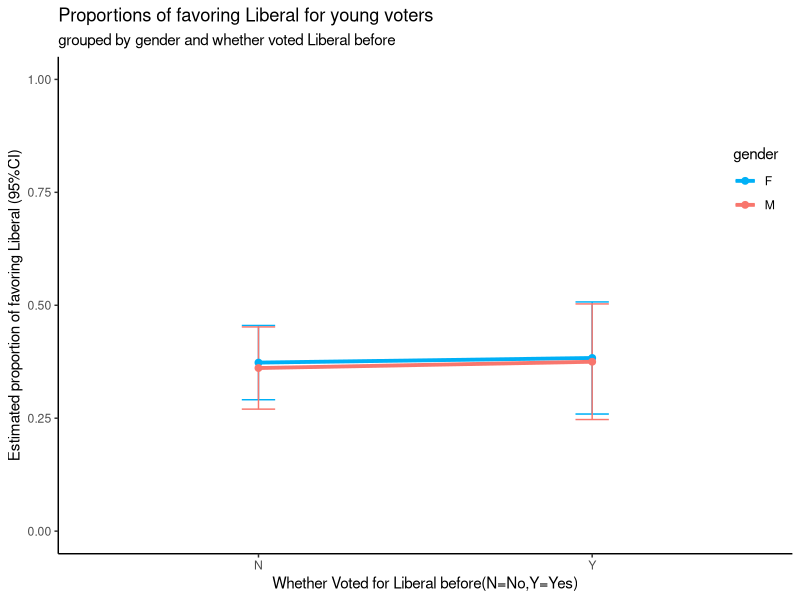
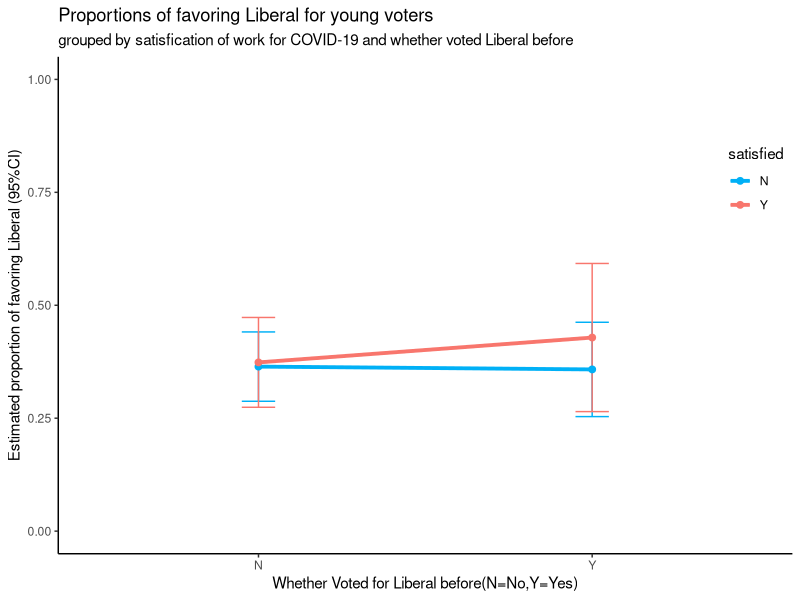

Write the R code that produced these figures, in order.
## ---- chunk 1
knitr::opts_chunk$set(echo = FALSE, warning = FALSE, message = FALSE)
## ---- chunk 2
#simulation codes
set.seed(184)
#population size
N <-  500000
#simulate for population features
gender <- sample(c("F","M","NULL"), N, replace = TRUE, prob = c(0.5,0.45,0.05))
age <- round(rnorm(N, mean = 20, sd = 8))
satisfy <- sample(1:5, N, replace = TRUE, prob = c(0.15,0.25,0.3,0.25,0.15))
voted <- sample(c("Y","N","NULL"), N, replace = TRUE, prob = c(0.3,0.65,0.05))
#the choice of party, the same order as the question in the survey
choice <- sample(c("L","C","N","G","P","B","O"), N, replace = TRUE,
                  prob = c(0.35,0.28,0.18,0.08,0.06,0.04,0.01))
likely <- sample(1:5, N, replace = TRUE, prob = c(0.15,0.25,0.3,0.25,0.15))
#population simulated data
pop <- data.frame(gender,age,satisfy,voted,choice,likely)

#SRSWOR
id <- 1:N
n <- 1000 #sample size
#SRSWOR sampling
ids <- sample(1:N,n,replace = FALSE)
#the simulated survey SRSWOR sample
samp <- pop[ids, ]
## ---- chunk 3
#the cleaning of data
library(dplyr)
#extract samples of young voters 18-25 and has gender, voted answers
#also convert satisfication score to a binary outcome No or Yes, No = <= 3, Yes = >=4
data <- samp %>% mutate(satisfied = ifelse(satisfy < 4, "N", "Y")) %>%
         filter(18 <= age & age <= 25 & gender != "NULL" & voted != "NULL") 
## ---- chunk 4
#graphs
library(ggplot2)
#compute estimated proportions of favoring Liberal with sd grouped by gender and voted
dt <- data %>% group_by(gender, voted) %>% summarise(m = mean(choice == "L",na.rm=TRUE),
                                                      s = sd(choice =="L",na.rm=TRUE)/sqrt(n()))
#plot it using error bar plot
p = ggplot(dt, aes(x=voted, y=m, colour=gender,group=gender)) + 
  geom_errorbar(aes(ymin=m-1.96*s, ymax=m+1.96*s), width=0.1) +
  geom_line(size = 1.3) +
  geom_point(size = 2) +
  theme_classic() + xlab("Whether Voted for Liberal before(N=No,Y=Yes)") + ylab("Estimated proportion of favoring Liberal (95%CI)") + 
  theme(legend.position=c(0.95,0.75)) + 
  scale_color_manual(values =c("#00b0f6","#f8766d")) + ylim(0,1) + 
  ggtitle("Proportions of favoring Liberal for young voters",
          subtitle = "grouped by gender and whether voted Liberal before")
p
## ---- chunk 5
#rename
colnames(dt)[3:4] <- c("mean","SD")
dt[,3:4] <- round(dt[,3:4],3)
#make the table
knitr::kable(dt,caption = "Estimated proportion of favoring Liberal (95%CI) grouped by gender and whether voted for Liberal before")
## ---- chunk 6
#compute estimated proportions of favoring Liberal with sd grouped by satisfied and voted
dt2 <- data %>% group_by(satisfied , voted) %>% summarise(m = mean(choice == "L",
                                                                   na.rm=TRUE),
                                                      s = sqrt(m*(1-m)/n()) )
#plot it
p = ggplot(dt2, aes(x=voted, y=m, colour=satisfied ,group=satisfied )) + 
  geom_errorbar(aes(ymin=m-1.96*s, ymax=m+1.96*s), width=0.1) +
  geom_line(size = 1.3) +
  geom_point(size = 2) +
  theme_classic() + xlab("Whether Voted for Liberal before(N=No,Y=Yes)") + ylab("Estimated proportion of favoring Liberal (95%CI)") + 
  theme(legend.position=c(0.95,0.75)) + 
  scale_color_manual(values =c("#00b0f6","#f8766d")) + ylim(0,1)+ 
  ggtitle("Proportions of favoring Liberal for young voters",
subtitle = "grouped by satisfication of work for COVID-19 and whether voted Liberal before")
p
## ---- chunk 7
#rename and make the table
colnames(dt2)[3:4] <- c("mean","SD")
dt2[,3:4] <- round(dt2[,3:4],3)
knitr::kable(dt2,caption = "Estimated proportion of favoring Liberal (95%CI) grouped by satisfication and whether voted for Liberal before")
